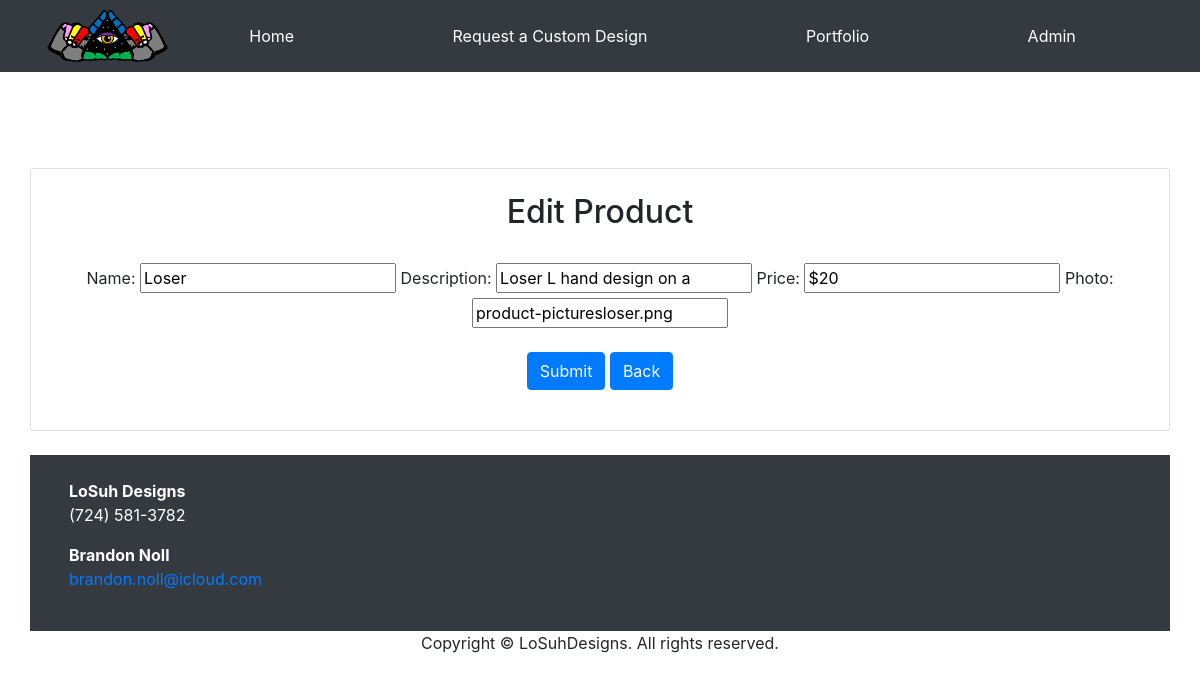
/adminEdit.php?id=1, run on an earlier commit of the app's database.
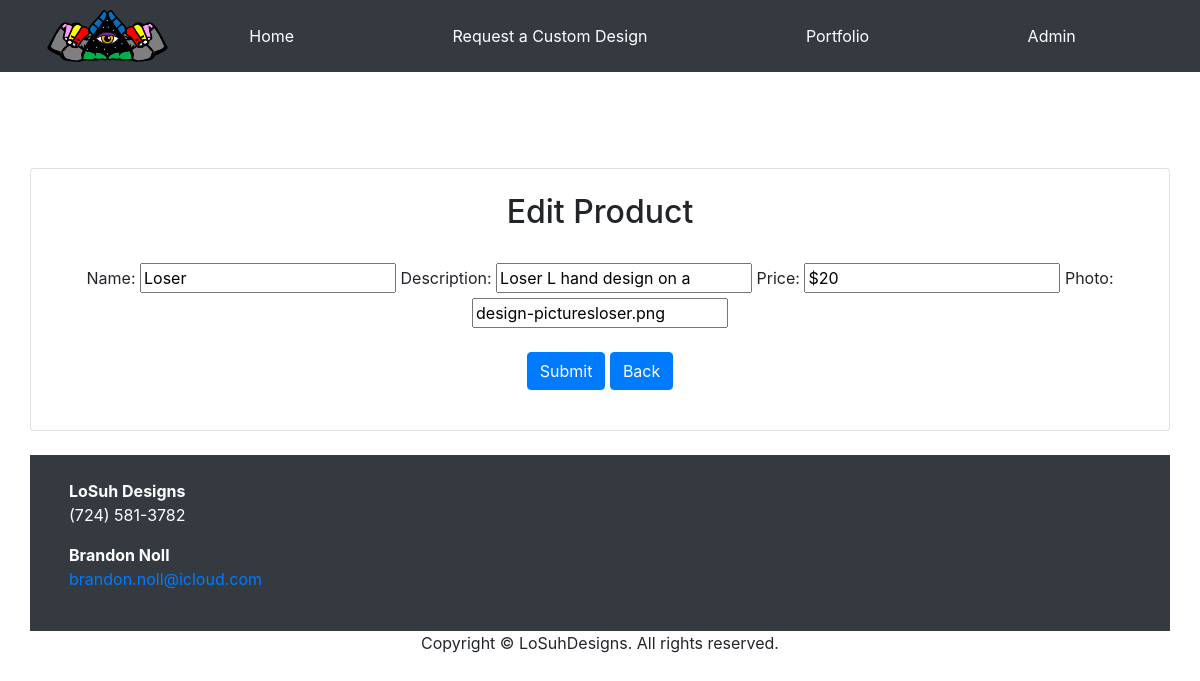
And on a later commit of the database.
### tables this page shows
CREATE TABLE `items` (
  `id` int(200) NOT NULL,
  `name` varchar(24) NOT NULL,
  `description` varchar(200) NOT NULL,
  `photo` varchar(200) DEFAULT NULL,
  `price` varchar(3) NOT NULL
);

### adminEdit.php (the view, shortened to what this page needs)
<?php require "bootstrapStyleSheet.php"; ?>
<?php require 'header.php'; ?>
<?php
	include('adminConn.php');
	$id=$_GET['id'];
	$query=mysqli_query($conn,"select * from `items` where id='$id'");
	$row=mysqli_fetch_array($query);
?>
<div class="container">
    <div class="row text-center">
        <div class="mx-auto">
            <div class="card text-center">
                <div class="container">
                    <div class="row text-center">
                        <br/>
							<div>
								<h2>Edit Product</h2>
								<br/>
								<form method="POST" action="adminUpdate.php?id=<?php echo $id; ?>">
									<label>Name:</label>
									<input type="text" value="<?php echo $row['name']; ?>" name="name">
									<label>Description:</label>
									<input type="text" value="<?php echo $row['description']; ?>" name="description">
									<label>Price:</label>
									<input type="text" value="<?php echo $row['price']; ?>" name="price">
									<label>Photo:</label>
									<input type="text" value="<?php echo $row['photo']; ?>" name="photo">
									<br/>
									<br/>
									<input type="submit" class="btn btn-primary" name="submit">
									<a href="adminIndex.php" class="btn btn-primary">Back</a>
								</form>
							</div>
                        <br/>
                    </div>
                </div>
            </div>
        </div>
    </div>
</div>
<?php require 'footer.php'; ?>

What changed in the data, as far as the page shows it:
changed items "Loser": photo "product-picturesloser.png" → "design-picturesloser.png"
